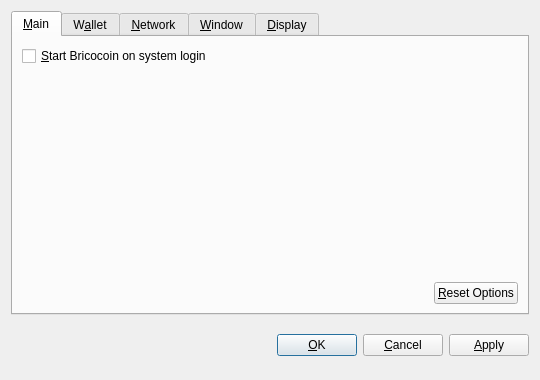
<?xml version="1.0" encoding="UTF-8"?>
<ui version="4.0">
 <class>OptionsDialog</class>
 <widget class="QDialog" name="OptionsDialog">
  <property name="geometry">
   <rect>
    <x>0</x>
    <y>0</y>
    <width>540</width>
    <height>380</height>
   </rect>
  </property>
  <property name="windowTitle">
   <string>Options</string>
  </property>
  <property name="modal">
   <bool>true</bool>
  </property>
  <layout class="QVBoxLayout" name="verticalLayout">
   <item>
    <widget class="QTabWidget" name="tabWidget">
     <property name="tabPosition">
      <enum>QTabWidget::North</enum>
     </property>
     <property name="currentIndex">
      <number>0</number>
     </property>
     <widget class="QWidget" name="tabMain">
      <attribute name="title">
       <string>&amp;Main</string>
      </attribute>
      <layout class="QVBoxLayout" name="verticalLayout_Main">
       <item>
        <widget class="QCheckBox" name="bitcoinAtStartup">
         <property name="toolTip">
          <string>Automatically start Bricocoin after logging in to the system.</string>
         </property>
         <property name="text">
          <string>&amp;Start Bricocoin on system login</string>
         </property>
        </widget>
       </item>
       <item>
        <spacer name="verticalSpacer_Main">
         <property name="orientation">
          <enum>Qt::Vertical</enum>
         </property>
         <property name="sizeHint" stdset="0">
          <size>
           <width>20</width>
           <height>40</height>
          </size>
         </property>
        </spacer>
       </item>
       <item>
        <layout class="QHBoxLayout" name="horizontalLayout_2_Main">
         <item>
          <spacer name="horizontalSpacer_2_Main">
           <property name="orientation">
            <enum>Qt::Horizontal</enum>
           </property>
           <property name="sizeHint" stdset="0">
            <size>
             <width>40</width>
             <height>20</height>
            </size>
           </property>
          </spacer>
         </item>
         <item>
          <widget class="QPushButton" name="resetButton">
           <property name="toolTip">
            <string>Reset all client options to default.</string>
           </property>
           <property name="text">
            <string>&amp;Reset Options</string>
           </property>
           <property name="autoDefault">
            <bool>false</bool>
           </property>
          </widget>
         </item>
        </layout>
       </item>
      </layout>
     </widget>
     <widget class="QWidget" name="tabWallet">
      <attribute name="title">
       <string>W&amp;allet</string>
      </attribute>
      <layout class="QVBoxLayout" name="verticalLayout_Network">
       <item>
        <widget class="QLabel" name="transactionFeeInfoLabel">
         <property name="text">
          <string>Optional transaction fee per kB that helps make sure your transactions are processed quickly. Most transactions are 1 kB.</string>
         </property>
         <property name="textFormat">
          <enum>Qt::PlainText</enum>
         </property>
         <property name="wordWrap">
          <bool>true</bool>
         </property>
        </widget>
       </item>
       <item>
        <layout class="QHBoxLayout" name="horizontalLayout_1_Main">
         <item>
          <widget class="QLabel" name="transactionFeeLabel">
           <property name="text">
            <string>Pay transaction &amp;fee</string>
           </property>
           <property name="textFormat">
            <enum>Qt::PlainText</enum>
           </property>
           <property name="buddy">
            <cstring>transactionFee</cstring>
           </property>
          </widget>
         </item>
         <item>
          <widget class="BitcoinAmountField" name="transactionFee"/>
         </item>
         <item>
          <spacer name="horizontalSpacer_1_Main">
           <property name="orientation">
            <enum>Qt::Horizontal</enum>
           </property>
           <property name="sizeHint" stdset="0">
            <size>
             <width>40</width>
             <height>20</height>
            </size>
           </property>
          </spacer>
         </item>
        </layout>
       </item>
       <item>
        <widget class="QLabel" name="label">
         <property name="text">
          <string>If you disable the spending of unconfirmed change, the change from a transaction cannot be used until that transaction has at least one confirmation. This also affects how your balance is computed.</string>
         </property>
         <property name="wordWrap">
          <bool>true</bool>
         </property>
        </widget>
       </item>
       <item>
        <widget class="QCheckBox" name="spendZeroConfChange">
         <property name="text">
          <string>Spend unconfirmed change  (experts only)</string>
         </property>
        </widget>
       </item>
       <item>
        <spacer name="verticalSpacer">
         <property name="orientation">
          <enum>Qt::Vertical</enum>
         </property>
         <property name="sizeHint" stdset="0">
          <size>
           <width>20</width>
           <height>40</height>
          </size>
         </property>
        </spacer>
       </item>
      </layout>
     </widget>
     <widget class="QWidget" name="tabNetwork">
      <attribute name="title">
       <string>&amp;Network</string>
      </attribute>
      <layout class="QVBoxLayout" name="verticalLayout_Network">
       <item>
        <widget class="QCheckBox" name="mapPortUpnp">
         <property name="toolTip">
          <string>Automatically open the Bricocoin client port on the router. This only works when your router supports UPnP and it is enabled.</string>
         </property>
         <property name="text">
          <string>Map port using &amp;UPnP</string>
         </property>
        </widget>
       </item>
       <item>
        <widget class="QCheckBox" name="connectSocks">
         <property name="toolTip">
          <string>Connect to the Bricocoin network through a SOCKS proxy (e.g. when connecting through Tor).</string>
         </property>
         <property name="text">
          <string>&amp;Connect through SOCKS proxy:</string>
         </property>
        </widget>
       </item>
       <item>
        <layout class="QHBoxLayout" name="horizontalLayout_Network">
         <item>
          <widget class="QLabel" name="proxyIpLabel">
           <property name="text">
            <string>Proxy &amp;IP:</string>
           </property>
           <property name="textFormat">
            <enum>Qt::PlainText</enum>
           </property>
           <property name="buddy">
            <cstring>proxyIp</cstring>
           </property>
          </widget>
         </item>
         <item>
          <widget class="QValidatedLineEdit" name="proxyIp">
           <property name="maximumSize">
            <size>
             <width>140</width>
             <height>16777215</height>
            </size>
           </property>
           <property name="toolTip">
            <string>IP address of the proxy (e.g. 127.0.0.1)</string>
           </property>
          </widget>
         </item>
         <item>
          <widget class="QLabel" name="proxyPortLabel">
           <property name="text">
            <string>&amp;Port:</string>
           </property>
           <property name="textFormat">
            <enum>Qt::PlainText</enum>
           </property>
           <property name="buddy">
            <cstring>proxyPort</cstring>
           </property>
          </widget>
         </item>
         <item>
          <widget class="QLineEdit" name="proxyPort">
           <property name="maximumSize">
            <size>
             <width>55</width>
             <height>16777215</height>
            </size>
           </property>
           <property name="toolTip">
            <string>Port of the proxy (e.g. 9050)</string>
           </property>
          </widget>
         </item>
         <item>
          <widget class="QLabel" name="socksVersionLabel">
           <property name="text">
            <string>SOCKS &amp;Version:</string>
           </property>
           <property name="textFormat">
            <enum>Qt::PlainText</enum>
           </property>
           <property name="buddy">
            <cstring>socksVersion</cstring>
           </property>
          </widget>
         </item>
         <item>
          <widget class="QValueComboBox" name="socksVersion">
           <property name="toolTip">
            <string>SOCKS version of the proxy (e.g. 5)</string>
           </property>
          </widget>
         </item>
         <item>
          <spacer name="horizontalSpacer_Network">
           <property name="orientation">
            <enum>Qt::Horizontal</enum>
           </property>
           <property name="sizeHint" stdset="0">
            <size>
             <width>40</width>
             <height>20</height>
            </size>
           </property>
          </spacer>
         </item>
        </layout>
       </item>
       <item>
        <spacer name="verticalSpacer_Network">
         <property name="orientation">
          <enum>Qt::Vertical</enum>
         </property>
         <property name="sizeHint" stdset="0">
          <size>
           <width>20</width>
           <height>40</height>
          </size>
         </property>
        </spacer>
       </item>
      </layout>
     </widget>
     <widget class="QWidget" name="tabWindow">
      <attribute name="title">
       <string>&amp;Window</string>
      </attribute>
      <layout class="QVBoxLayout" name="verticalLayout_Window">
       <item>
        <widget class="QCheckBox" name="minimizeToTray">
         <property name="toolTip">
          <string>Show only a tray icon after minimizing the window.</string>
         </property>
         <property name="text">
          <string>&amp;Minimize to the tray instead of the taskbar</string>
         </property>
        </widget>
       </item>
       <item>
        <widget class="QCheckBox" name="minimizeOnClose">
         <property name="toolTip">
          <string>Minimize instead of exit the application when the window is closed. When this option is enabled, the application will be closed only after selecting Quit in the menu.</string>
         </property>
         <property name="text">
          <string>M&amp;inimize on close</string>
         </property>
        </widget>
       </item>
       <item>
        <spacer name="verticalSpacer_Window">
         <property name="orientation">
          <enum>Qt::Vertical</enum>
         </property>
         <property name="sizeHint" stdset="0">
          <size>
           <width>20</width>
           <height>40</height>
          </size>
         </property>
        </spacer>
       </item>
      </layout>
     </widget>
     <widget class="QWidget" name="tabDisplay">
      <attribute name="title">
       <string>&amp;Display</string>
      </attribute>
      <layout class="QVBoxLayout" name="verticalLayout_Display">
       <item>
        <layout class="QHBoxLayout" name="horizontalLayout_1_Display">
         <item>
          <widget class="QLabel" name="langLabel">
           <property name="text">
            <string>User Interface &amp;language:</string>
           </property>
           <property name="textFormat">
            <enum>Qt::PlainText</enum>
           </property>
           <property name="buddy">
            <cstring>lang</cstring>
           </property>
          </widget>
         </item>
         <item>
          <widget class="QValueComboBox" name="lang">
           <property name="toolTip">
            <string>The user interface language can be set here. This setting will take effect after restarting Bricocoin.</string>
           </property>
          </widget>
         </item>
        </layout>
       </item>
       <item>
        <layout class="QHBoxLayout" name="horizontalLayout_2_Display">
         <item>
          <widget class="QLabel" name="unitLabel">
           <property name="text">
            <string>&amp;Unit to show amounts in:</string>
           </property>
           <property name="textFormat">
            <enum>Qt::PlainText</enum>
           </property>
           <property name="buddy">
            <cstring>unit</cstring>
           </property>
          </widget>
         </item>
         <item>
          <widget class="QValueComboBox" name="unit">
           <property name="toolTip">
            <string>Choose the default subdivision unit to show in the interface and when sending coins.</string>
           </property>
          </widget>
         </item>
        </layout>
       </item>
       <item>
        <widget class="QCheckBox" name="displayAddresses">
         <property name="toolTip">
          <string>Whether to show Bricocoin addresses in the transaction list or not.</string>
         </property>
         <property name="text">
          <string>&amp;Display addresses in transaction list</string>
         </property>
        </widget>
       </item>
       <item>
        <widget class="QCheckBox" name="coinControlFeatures">
         <property name="toolTip">
          <string>Whether to show coin control features or not.</string>
         </property>
         <property name="text">
          <string>Display coin &amp;control features (experts only!)</string>
         </property>
        </widget>
       </item>
       <item>
        <spacer name="verticalSpacer_Display">
         <property name="orientation">
          <enum>Qt::Vertical</enum>
         </property>
         <property name="sizeHint" stdset="0">
          <size>
           <width>20</width>
           <height>40</height>
          </size>
         </property>
        </spacer>
       </item>
      </layout>
     </widget>
    </widget>
   </item>
   <item>
    <layout class="QHBoxLayout" name="horizontalLayout_Buttons">
     <item>
      <spacer name="horizontalSpacer_1">
       <property name="orientation">
        <enum>Qt::Horizontal</enum>
       </property>
       <property name="sizeHint" stdset="0">
        <size>
         <width>40</width>
         <height>48</height>
        </size>
       </property>
      </spacer>
     </item>
     <item>
      <widget class="QLabel" name="statusLabel">
       <property name="font">
        <font>
         <weight>75</weight>
         <bold>true</bold>
        </font>
       </property>
       <property name="text">
        <string/>
       </property>
       <property name="textFormat">
        <enum>Qt::PlainText</enum>
       </property>
       <property name="wordWrap">
        <bool>true</bool>
       </property>
      </widget>
     </item>
     <item>
      <spacer name="horizontalSpacer_2">
       <property name="orientation">
        <enum>Qt::Horizontal</enum>
       </property>
       <property name="sizeHint" stdset="0">
        <size>
         <width>40</width>
         <height>48</height>
        </size>
       </property>
      </spacer>
     </item>
     <item>
      <widget class="QPushButton" name="okButton">
       <property name="text">
        <string>&amp;OK</string>
       </property>
      </widget>
     </item>
     <item>
      <widget class="QPushButton" name="cancelButton">
       <property name="text">
        <string>&amp;Cancel</string>
       </property>
       <property name="autoDefault">
        <bool>false</bool>
       </property>
      </widget>
     </item>
     <item>
      <widget class="QPushButton" name="applyButton">
       <property name="text">
        <string>&amp;Apply</string>
       </property>
       <property name="autoDefault">
        <bool>false</bool>
       </property>
      </widget>
     </item>
    </layout>
   </item>
  </layout>
 </widget>
 <customwidgets>
  <customwidget>
   <class>BitcoinAmountField</class>
   <extends>QSpinBox</extends>
   <header>bitcoinamountfield.h</header>
  </customwidget>
  <customwidget>
   <class>QValueComboBox</class>
   <extends>QComboBox</extends>
   <header>qvaluecombobox.h</header>
  </customwidget>
  <customwidget>
   <class>QValidatedLineEdit</class>
   <extends>QLineEdit</extends>
   <header>qvalidatedlineedit.h</header>
  </customwidget>
 </customwidgets>
 <resources/>
 <connections/>
</ui>
